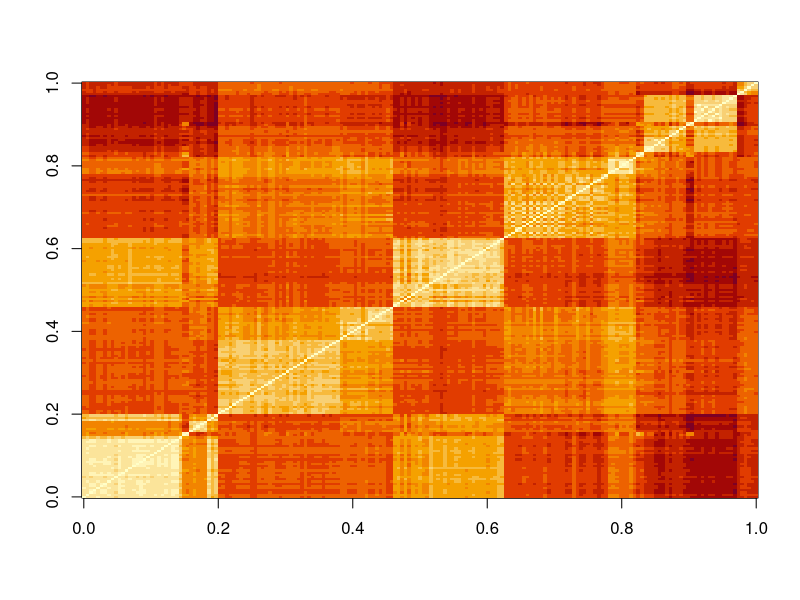
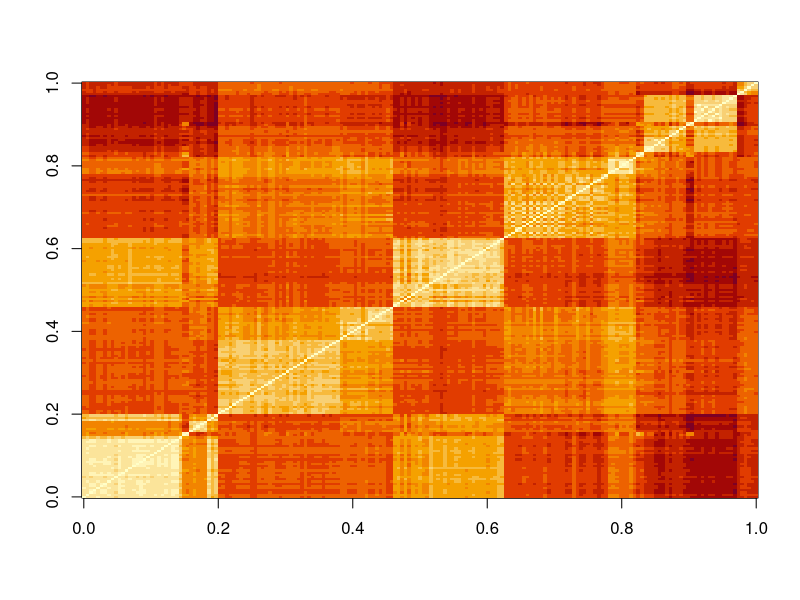

Recreate these plots in R, in order.
library(dslabs)
data("tissue_gene_expression")
dim(tissue_gene_expression$x)
table(tissue_gene_expression$y)
d <- dist(tissue_gene_expression$x)
d
image(as.matrix(d))


#Question 2
# Distances
#x_1 <- as.matrix(d)[1:2]
#x_2 <- as.matrix(d)[39:40]
#x_3 <- as.matrix(d)[73:74]
#dist(x_1)
#dist(x_2)
#dist(x_3)
#x_a <- c(x_1, x_2, x_3)
d <- dist(tissue_gene_expression$x)
ind <- c(1, 2, 39, 40, 73, 74)
as.matrix(d)[ind,ind]
image(as.matrix(d))
